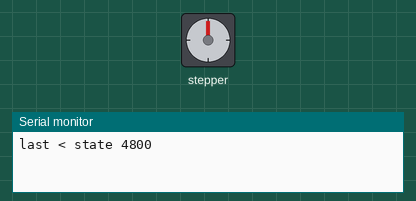
A sketch run on a simulated Arduino Uno, built with avr-gcc and run on an emulated ATmega328P. On the bench: stepper motor, the last lines printed to the serial monitor. Wiring (inferred from the names in the program): stepper motor driver (200 steps per turn assumed): step pin 6; direction pin 3; enable pin 9.

Above: at 0.05 s.
At 2.4 s:
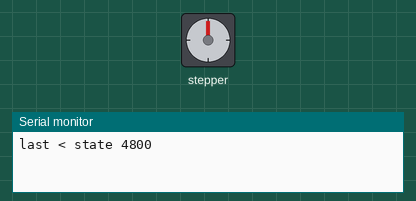
At 4.8 s:
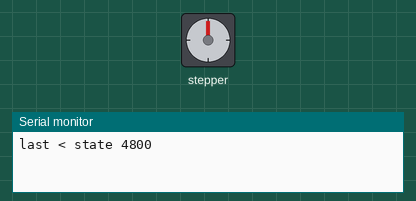
At 9.6 s:
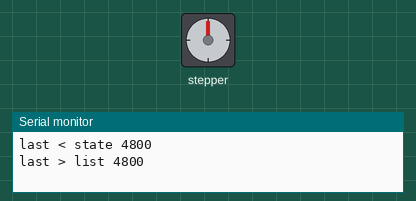
Timing chart, 0 to 12.6 s (numbered marks = the images above):
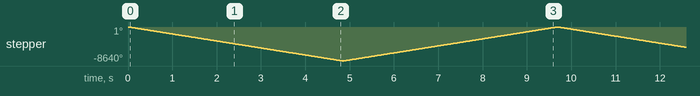

The sketch:

test_servo.ino
```cpp
const int stepPin = 6;
const int dirPin = 3;
const int enPin = 9;
int list_state[5] = {90,0,90,0,90};
int last_state = 0;
int a;
void setup() {
  Serial.begin(9600);
    pinMode(stepPin,OUTPUT);
    pinMode(dirPin,OUTPUT);

    pinMode(enPin,OUTPUT);
    digitalWrite(enPin,LOW);
}

 void loop() {
   for (int i = 0; i < 5; i++)
   {
     if(last_state <= list_state[i]){
       digitalWrite(dirPin,LOW);
       int b = (((list_state[i]-last_state)*6400L*3L)/(360L));
       Serial.print("last < state ");
       Serial.println(b);
       for (int j = 0; j < b; j++)
       {
         digitalWrite(stepPin,HIGH);
         delayMicroseconds(500);
         digitalWrite(stepPin,LOW);
         delayMicroseconds(500);
       }
     }
     if (last_state > list_state[i]){
       digitalWrite(dirPin,HIGH);
       int b = ((abs(list_state[i]-last_state)*6400L*3L)/(360L));
       Serial.print("last > list ");
       Serial.println(b);
       for (int j = 0; j < b; j++)
       {
         digitalWrite(stepPin,HIGH);
         delayMicroseconds(500);
         digitalWrite(stepPin,LOW);
         delayMicroseconds(500);
       }
     }
     last_state = list_state[i];
   }
   a = a+1;
 }
```

Measured:
- by itself, stepper: turns 8640° counter-clockwise in 4.8 s, then 8640° clockwise in 4.8 s, repeating every 9.7 s
